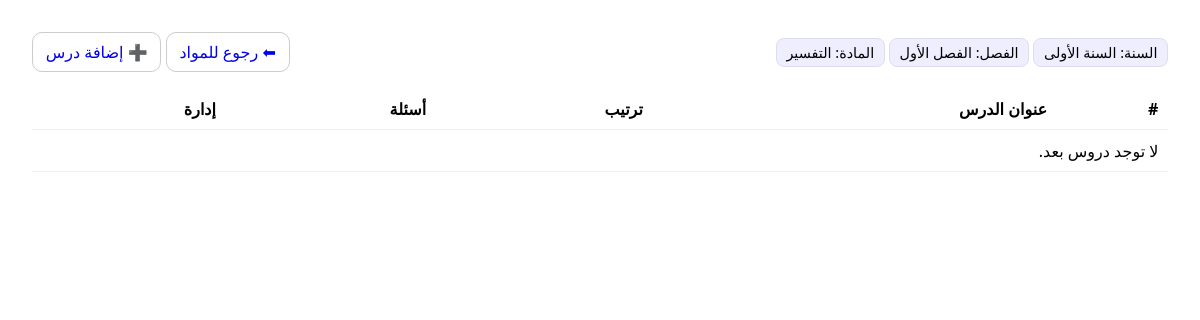
Screenshot of /term/1/subject/2/lessons/ with the database file from the repository.
### edu/models.py (models this page shows, shortened)
class Term(models.Model):
    year = models.ForeignKey(Year, on_delete=models.CASCADE, related_name='terms')
    number = models.PositiveSmallIntegerField(choices=[(1, 'الفصل الأول'), (2, 'الفصل الثاني')])
    class Meta:
        unique_together = [('year', 'number')]
        verbose_name = 'فصل'
        verbose_name_plural = 'فصول'
    def __str__(self):
        return f"{self.year} - {dict(self._meta.get_field('number').choices).get(self.number)}"

class Year(models.Model):
    number = models.PositiveSmallIntegerField(choices=[(1, 'السنة الأولى'), (2, 'السنة الثانية')])
    class Meta:
        unique_together = [('number',)]
        verbose_name = 'سنة'
        verbose_name_plural = 'سنوات'
    def __str__(self):
        return dict(self._meta.get_field('number').choices).get(self.number, str(self.number))

class Subject(models.Model):
    name = models.CharField(max_length=100, unique=True)
    class Meta:
        verbose_name = 'مادة'
        verbose_name_plural = 'مواد'

### edu/views.py (the view)
# urls.py: path('term/<int:term_id>/subject/<int:subject_id>/lessons/', lessons_list_view, name='lessons_list'),
def lessons_list_view(request, term_id, subject_id):
    offering = get_offering_or_404(term_id, subject_id)
    lessons = (
        offering.lessons
        .annotate(question_count=Count('questions', distinct=True))  # ← عدد الأسئلة لكل درس
        .order_by('order', 'id')
    )
    return render(request, 'lessons_list.html', {
        'offering': offering,
        'term': offering.term,
        'subject': offering.subject,
        'lessons': lessons,
    })

### edu/views.py (called while the page is built)
def get_offering_or_404(term_id, subject_id):
    return get_object_or_404(SubjectOffering, term_id=term_id, subject_id=subject_id)

### templates/lessons_list.html (shortened to what this page needs)
<!doctype html>
<html lang="ar" dir="rtl">
<head>
</head>
<body>
  <div class="header">
    <div>
      <span class="badge">السنة: {{ term.year }}</span>
      <span class="badge">الفصل: {{ term.get_number_display }}</span>
      <span class="badge">المادة: {{ subject.name }}</span>
    </div>
    <div>
      <a class="btn" href="{% url 'term_subjects' term.id %}">⬅ رجوع للمواد</a>
      <a class="btn" href="{% url 'lesson_create' term.id subject.id %}">➕ إضافة درس</a>
    </div>
  </div>
  <table>
    <thead>
      <tr>
        <th>#</th>
        <th>عنوان الدرس</th>
        <th>ترتيب</th>
        <th>أسئلة</th>
        <th>إدارة</th>
      </tr>
    </thead>
<tbody>
  {% for lesson in lessons %}
    <tr>
      <td>{{ forloop.counter }}</td>
      <td>
        <a class="lesson-link" href="{% url 'lesson_detail' term.id subject.id lesson.id %}">
          {{ lesson.title }}
        </a>
        <a class="edit-pencil" href="{% url 'lesson_update' term.id subject.id lesson.id %}" title="تعديل اسم الدرس">✏️</a>
      </td>
      <td>{{ lesson.order }}</td>
      <td>
        {% if lesson.question_count and lesson.question_count > 0 %}
          <a class="q-badge has" href="{% url 'lesson_questions' term.id subject.id lesson.id %}" title="عرض أسئلة الدرس">
            ❓ {{ lesson.question_count }}
          </a>
        {% else %}
          <span class="q-badge empty" title="لا توجد أسئلة">—</span>
        {% endif %}
      </td>
      <td class="actions">
        <a class="btn" href="{% url 'lesson_manage' term.id subject.id lesson.id %}">🧰 إدارة (محتوى/أسئلة)</a>
        <a class="btn" href="{% url 'lesson_delete' term.id subject.id lesson.id %}">🗑️ حذف</a>
      </td>
    </tr>
  {% empty %}
    <tr><td colspan="5">لا توجد دروس بعد.</td></tr>
  {% endfor %}
</tbody>
  </table>
</body>
</html>

### templates/lessons_list.html (style rules this page uses)
body { font-family:system-ui,Tahoma; margin:2rem; }
.header { display:flex; justify-content:space-between; align-items:center; gap:1rem; flex-wrap:wrap }
.badge { display:inline-block; background:#eef; border:1px solid #dde; padding:.25rem .6rem; border-radius:8px; font-size:.9rem }
.btn { padding:.5rem .8rem; border-radius:10px; border:1px solid #ccc; text-decoration:none; display:inline-block }
table { width:100%; border-collapse:collapse; margin-top:1rem }
th,td { border-bottom:1px solid #eee; padding:.6rem; text-align:right }

### rows the page displays
Term: year "السنة الأولى", number "الفصل الأول"
Subject: name "التفسير"
